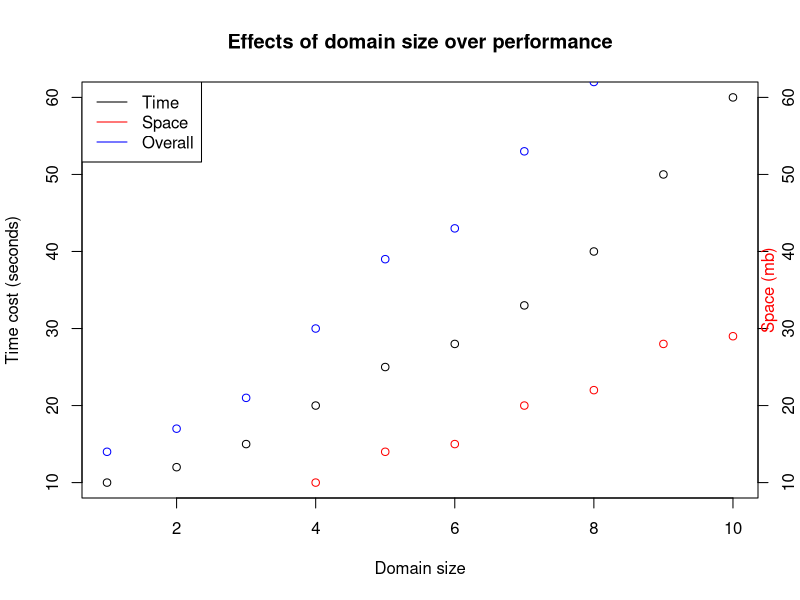

This chart was generated by the following R code:
getwd()

d <- data.frame(read.table("context_exp_3.csv", header=FALSE, sep=","))
overall <- d$V2 + d$V3

plot(d$V1, d$V2, type="p", xlab="Domain size", ylab="Time cost (seconds)", main="Effects of domain size over performance")
lines(d$V1, d$V3, type="p", col="red")
axis(side = 4)
mtext(side = 4, line = 0, 'Space (mb)', col="red")
lines(d$V1, overall, type="p", col="blue") # Plot the sum of time and storage costs

legend("topleft", c("Time", "Space", "Overall"), lty=1, col=c("black", "red", "blue"))

